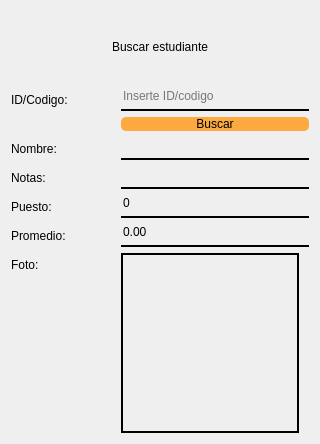
<?xml version="1.0" encoding="UTF-8"?>
<ui version="4.0">
 <class>Buscar_estudiante</class>
 <widget class="QWidget" name="Buscar_estudiante">
  <property name="enabled">
   <bool>true</bool>
  </property>
  <property name="geometry">
   <rect>
    <x>0</x>
    <y>0</y>
    <width>320</width>
    <height>444</height>
   </rect>
  </property>
  <property name="minimumSize">
   <size>
    <width>320</width>
    <height>444</height>
   </size>
  </property>
  <property name="maximumSize">
   <size>
    <width>320</width>
    <height>444</height>
   </size>
  </property>
  <property name="windowTitle">
   <string>Buscar estudiante</string>
  </property>
  <property name="windowIcon">
   <iconset resource="../images/imagenes.qrc">
    <normaloff>:/images/lupa.png</normaloff>:/images/lupa.png</iconset>
  </property>
  <property name="styleSheet">
   <string notr="true"/>
  </property>
  <layout class="QGridLayout" name="gridLayout">
   <item row="0" column="0">
    <layout class="QVBoxLayout" name="lay_ver_principal">
     <item alignment="Qt::AlignHCenter">
      <widget class="QLabel" name="lbl_buscar_estudiante">
       <property name="styleSheet">
        <string notr="true">font: 35pt &quot;Gill Sans MT Condensed&quot;;</string>
       </property>
       <property name="text">
        <string>Buscar estudiante</string>
       </property>
      </widget>
     </item>
     <item>
      <layout class="QFormLayout" name="lay_frm_datos">
       <property name="horizontalSpacing">
        <number>50</number>
       </property>
       <item row="0" column="0">
        <widget class="QLabel" name="lbl_codigo">
         <property name="styleSheet">
          <string notr="true">font: 11pt &quot;Gill Sans MT&quot;;
color: rgb(0, 0, 0);</string>
         </property>
         <property name="text">
          <string>ID/Codigo: </string>
         </property>
        </widget>
       </item>
       <item row="0" column="1">
        <widget class="QLineEdit" name="txt_codigo">
         <property name="styleSheet">
          <string notr="true">background-color: rgba(0,0,0,0);
border: none;
border-bottom: 2px solid rgba(0, 0, 0, 255);
color: rgba(0,0,0,255);
padding-bottom: 5px;</string>
         </property>
         <property name="placeholderText">
          <string>Inserte ID/codigo</string>
         </property>
        </widget>
       </item>
       <item row="1" column="1">
        <widget class="QPushButton" name="btn_buscar_estudiante">
         <property name="styleSheet">
          <string notr="true">QPushButton#btn_buscar_estudiante {
	background-color: rgba(255,150,15,200);
	border-radius: 5px;
	
	font: 15pt &quot;Gill Sans MT Condensed&quot;;
}

QPushButton#btn_buscar_estudiante:hover {
	background-color: rgba(255,209,15,200);
	border-radius: 5px;
	
	font: 15pt &quot;Gill Sans MT Condensed&quot;;
}

QPushButton#btn_buscar_estudiante:pressed {
	background-color: rgba(139, 69, 19,255);
	border-radius: 5px;
	
	font: 15pt &quot;Gill Sans MT Condensed&quot;;
}</string>
         </property>
         <property name="text">
          <string>Buscar</string>
         </property>
        </widget>
       </item>
       <item row="2" column="0">
        <widget class="QLabel" name="lbl_nombre">
         <property name="styleSheet">
          <string notr="true">font: 11pt &quot;Gill Sans MT&quot;;
color: rgb(0, 0, 0);</string>
         </property>
         <property name="text">
          <string>Nombre: </string>
         </property>
        </widget>
       </item>
       <item row="2" column="1">
        <widget class="QLineEdit" name="txt_nombre">
         <property name="styleSheet">
          <string notr="true">background-color: rgba(0,0,0,0);
border: none;
border-bottom: 2px solid rgba(0, 0, 0, 255);
color: rgba(0,0,0,255);
padding-bottom: 5px;</string>
         </property>
         <property name="readOnly">
          <bool>true</bool>
         </property>
        </widget>
       </item>
       <item row="3" column="0">
        <widget class="QLabel" name="lbl_notas">
         <property name="styleSheet">
          <string notr="true">font: 11pt &quot;Gill Sans MT&quot;;
color: rgb(0, 0, 0);</string>
         </property>
         <property name="text">
          <string>Notas: </string>
         </property>
        </widget>
       </item>
       <item row="3" column="1">
        <widget class="QLineEdit" name="txt_notas">
         <property name="styleSheet">
          <string notr="true">background-color: rgba(0,0,0,0);
border: none;
border-bottom: 2px solid rgba(0, 0, 0, 255);
color: rgba(0,0,0,255);
padding-bottom: 5px;</string>
         </property>
         <property name="readOnly">
          <bool>true</bool>
         </property>
        </widget>
       </item>
       <item row="4" column="0">
        <widget class="QLabel" name="lbl_puesto">
         <property name="styleSheet">
          <string notr="true">font: 11pt &quot;Gill Sans MT&quot;;
color: rgb(0, 0, 0);</string>
         </property>
         <property name="text">
          <string>Puesto: </string>
         </property>
        </widget>
       </item>
       <item row="4" column="1">
        <widget class="QSpinBox" name="spb_puesto">
         <property name="styleSheet">
          <string notr="true">background-color: rgba(0,0,0,0);
border: none;
border-bottom: 2px solid rgba(0, 0, 0, 255);
color: rgba(0,0,0,255);
padding-bottom: 5px;</string>
         </property>
         <property name="readOnly">
          <bool>true</bool>
         </property>
        </widget>
       </item>
       <item row="5" column="0">
        <widget class="QLabel" name="lbl_promedio">
         <property name="styleSheet">
          <string notr="true">font: 11pt &quot;Gill Sans MT&quot;;
color: rgb(0, 0, 0);</string>
         </property>
         <property name="text">
          <string>Promedio:</string>
         </property>
        </widget>
       </item>
       <item row="5" column="1">
        <widget class="QDoubleSpinBox" name="spb_promedio">
         <property name="styleSheet">
          <string notr="true">background-color: rgba(0,0,0,0);
border: none;
border-bottom: 2px solid rgba(0, 0, 0, 255);
color: rgba(0,0,0,255);
padding-bottom: 5px;</string>
         </property>
         <property name="readOnly">
          <bool>true</bool>
         </property>
         <property name="maximum">
          <double>5.000000000000000</double>
         </property>
        </widget>
       </item>
       <item row="6" column="0">
        <widget class="QLabel" name="lbl_foto_text">
         <property name="styleSheet">
          <string notr="true">font: 11pt &quot;Gill Sans MT&quot;;
color: rgb(0, 0, 0);</string>
         </property>
         <property name="text">
          <string>Foto: </string>
         </property>
        </widget>
       </item>
       <item row="6" column="1">
        <widget class="QLabel" name="lbl_foto">
         <property name="minimumSize">
          <size>
           <width>178</width>
           <height>180</height>
          </size>
         </property>
         <property name="maximumSize">
          <size>
           <width>178</width>
           <height>180</height>
          </size>
         </property>
         <property name="styleSheet">
          <string notr="true">background-color: rgba(0,0,0,0);
border: none;
border: 2px solid ;

padding-top: 3px;</string>
         </property>
         <property name="text">
          <string/>
         </property>
         <property name="pixmap">
          <pixmap resource="../images/imagenes.qrc">:/images/persona.png</pixmap>
         </property>
         <property name="scaledContents">
          <bool>true</bool>
         </property>
        </widget>
       </item>
      </layout>
     </item>
    </layout>
   </item>
  </layout>
 </widget>
 <resources>
  <include location="../images/imagenes.qrc"/>
 </resources>
 <connections/>
</ui>
